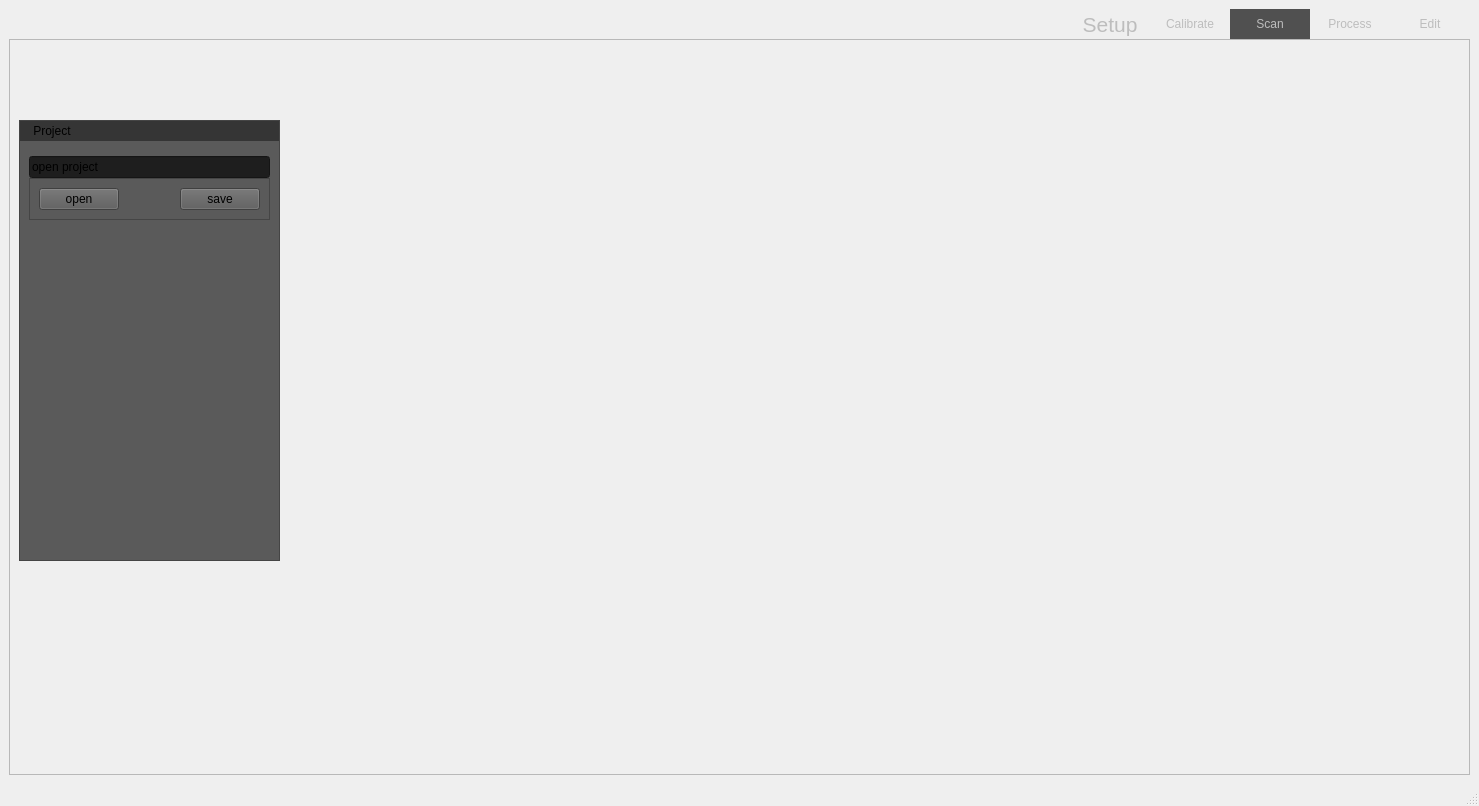
<?xml version="1.0" encoding="UTF-8"?>
<ui version="4.0">
 <class>SwagGUI</class>
 <widget class="QMainWindow" name="SwagGUI">
  <property name="geometry">
   <rect>
    <x>0</x>
    <y>0</y>
    <width>1479</width>
    <height>806</height>
   </rect>
  </property>
  <property name="windowTitle">
   <string>MainWindow</string>
  </property>
  <widget class="QWidget" name="centralwidget">
   <layout class="QVBoxLayout" name="verticalLayout">
    <property name="spacing">
     <number>0</number>
    </property>
    <item>
     <widget class="QFrame" name="menu_frame">
      <property name="minimumSize">
       <size>
        <width>30</width>
        <height>0</height>
       </size>
      </property>
      <property name="maximumSize">
       <size>
        <width>16777215</width>
        <height>30</height>
       </size>
      </property>
      <property name="focusPolicy">
       <enum>Qt::NoFocus</enum>
      </property>
      <property name="frameShape">
       <enum>QFrame::NoFrame</enum>
      </property>
      <property name="frameShadow">
       <enum>QFrame::Plain</enum>
      </property>
      <property name="lineWidth">
       <number>0</number>
      </property>
      <layout class="QHBoxLayout" name="horizontalLayout_8">
       <property name="spacing">
        <number>0</number>
       </property>
       <property name="sizeConstraint">
        <enum>QLayout::SetDefaultConstraint</enum>
       </property>
       <property name="leftMargin">
        <number>0</number>
       </property>
       <property name="topMargin">
        <number>0</number>
       </property>
       <property name="rightMargin">
        <number>0</number>
       </property>
       <property name="bottomMargin">
        <number>0</number>
       </property>
       <item>
        <spacer name="horizontalSpacer">
         <property name="orientation">
          <enum>Qt::Horizontal</enum>
         </property>
         <property name="sizeHint" stdset="0">
          <size>
           <width>928</width>
           <height>20</height>
          </size>
         </property>
        </spacer>
       </item>
       <item>
        <widget class="QPushButton" name="setupMenuButton">
         <property name="sizePolicy">
          <sizepolicy hsizetype="Minimum" vsizetype="Expanding">
           <horstretch>0</horstretch>
           <verstretch>0</verstretch>
          </sizepolicy>
         </property>
         <property name="minimumSize">
          <size>
           <width>80</width>
           <height>0</height>
          </size>
         </property>
         <property name="maximumSize">
          <size>
           <width>80</width>
           <height>16000</height>
          </size>
         </property>
         <property name="font">
          <font>
           <family>.AppleSystemUIFont</family>
           <pointsize>16</pointsize>
           <weight>50</weight>
           <italic>false</italic>
           <bold>false</bold>
          </font>
         </property>
         <property name="autoFillBackground">
          <bool>false</bool>
         </property>
         <property name="styleSheet">
          <string notr="true">
QPushButton {   

	border:none;
	font: 16pt &quot;.AppleSystemUIFont&quot;;
color:rgb(189,189,189);
                }   
                QPushButton:checked{
                    background-color: rgb(80, 80, 80);
                }
                QPushButton:hover{  
                    background-color: grey; 
                }  </string>
         </property>
         <property name="text">
          <string>Setup</string>
         </property>
         <property name="iconSize">
          <size>
           <width>0</width>
           <height>0</height>
          </size>
         </property>
         <property name="checkable">
          <bool>true</bool>
         </property>
         <attribute name="buttonGroup">
          <string notr="true">menuButtonsGroup</string>
         </attribute>
        </widget>
       </item>
       <item>
        <widget class="QPushButton" name="calibrateMenuButton">
         <property name="sizePolicy">
          <sizepolicy hsizetype="Minimum" vsizetype="Expanding">
           <horstretch>0</horstretch>
           <verstretch>0</verstretch>
          </sizepolicy>
         </property>
         <property name="minimumSize">
          <size>
           <width>80</width>
           <height>0</height>
          </size>
         </property>
         <property name="maximumSize">
          <size>
           <width>80</width>
           <height>16777215</height>
          </size>
         </property>
         <property name="styleSheet">
          <string notr="true">
QPushButton {   

	border:none;
	font: 16pt &quot;.AppleSystemUIFont&quot;;
color:rgb(189,189,189);
                }   
                QPushButton:checked{
                    background-color: rgb(80, 80, 80);
                }
                QPushButton:hover{  
                    background-color: grey; 
                }  </string>
         </property>
         <property name="text">
          <string>Calibrate</string>
         </property>
         <property name="checkable">
          <bool>true</bool>
         </property>
         <property name="checked">
          <bool>false</bool>
         </property>
         <attribute name="buttonGroup">
          <string notr="true">menuButtonsGroup</string>
         </attribute>
        </widget>
       </item>
       <item>
        <widget class="QPushButton" name="scanMenuButton">
         <property name="sizePolicy">
          <sizepolicy hsizetype="Minimum" vsizetype="Expanding">
           <horstretch>0</horstretch>
           <verstretch>0</verstretch>
          </sizepolicy>
         </property>
         <property name="minimumSize">
          <size>
           <width>80</width>
           <height>0</height>
          </size>
         </property>
         <property name="maximumSize">
          <size>
           <width>80</width>
           <height>16777215</height>
          </size>
         </property>
         <property name="styleSheet">
          <string notr="true">
QPushButton {   

	border:none;
	font: 16pt &quot;.AppleSystemUIFont&quot;;
color:rgb(189,189,189);
                }   
                QPushButton:checked{
                    background-color: rgb(80, 80, 80);
                }
                QPushButton:hover{  
                    background-color: grey; 
                }  </string>
         </property>
         <property name="text">
          <string>Scan</string>
         </property>
         <property name="checkable">
          <bool>true</bool>
         </property>
         <property name="checked">
          <bool>true</bool>
         </property>
         <attribute name="buttonGroup">
          <string notr="true">menuButtonsGroup</string>
         </attribute>
        </widget>
       </item>
       <item>
        <widget class="QPushButton" name="processMenuButton">
         <property name="sizePolicy">
          <sizepolicy hsizetype="Minimum" vsizetype="Expanding">
           <horstretch>0</horstretch>
           <verstretch>0</verstretch>
          </sizepolicy>
         </property>
         <property name="minimumSize">
          <size>
           <width>80</width>
           <height>0</height>
          </size>
         </property>
         <property name="maximumSize">
          <size>
           <width>80</width>
           <height>16777215</height>
          </size>
         </property>
         <property name="styleSheet">
          <string notr="true">
QPushButton {   

	border:none;
	font: 16pt &quot;.AppleSystemUIFont&quot;;
color:rgb(189,189,189);
                }   
                QPushButton:checked{
                    background-color: rgb(80, 80, 80);
                }
                QPushButton:hover{  
                    background-color: grey; 
                }  </string>
         </property>
         <property name="text">
          <string>Process</string>
         </property>
         <property name="checkable">
          <bool>true</bool>
         </property>
         <attribute name="buttonGroup">
          <string notr="true">menuButtonsGroup</string>
         </attribute>
        </widget>
       </item>
       <item>
        <widget class="QPushButton" name="editMenuButton">
         <property name="sizePolicy">
          <sizepolicy hsizetype="Minimum" vsizetype="Expanding">
           <horstretch>0</horstretch>
           <verstretch>0</verstretch>
          </sizepolicy>
         </property>
         <property name="minimumSize">
          <size>
           <width>80</width>
           <height>0</height>
          </size>
         </property>
         <property name="maximumSize">
          <size>
           <width>80</width>
           <height>16777215</height>
          </size>
         </property>
         <property name="styleSheet">
          <string notr="true">
QPushButton {   

	border:none;
	font: 16pt &quot;.AppleSystemUIFont&quot;;
color:rgb(189,189,189);
                }   
                QPushButton:checked{
                    background-color: rgb(80, 80, 80);
                }
                QPushButton:hover{  
                    background-color: grey; 
                }  </string>
         </property>
         <property name="text">
          <string>Edit</string>
         </property>
         <property name="checkable">
          <bool>true</bool>
         </property>
         <attribute name="buttonGroup">
          <string notr="true">menuButtonsGroup</string>
         </attribute>
        </widget>
       </item>
      </layout>
     </widget>
    </item>
    <item>
     <widget class="QFrame" name="contentFrame">
      <property name="frameShape">
       <enum>QFrame::StyledPanel</enum>
      </property>
      <property name="frameShadow">
       <enum>QFrame::Raised</enum>
      </property>
      <layout class="QHBoxLayout" name="horizontalLayout">
       <property name="topMargin">
        <number>0</number>
       </property>
       <item>
        <widget class="QStackedWidget" name="leftStack">
         <property name="maximumSize">
          <size>
           <width>300</width>
           <height>16777215</height>
          </size>
         </property>
         <property name="currentIndex">
          <number>4</number>
         </property>
         <widget class="QWidget" name="setupPage">
          <layout class="QVBoxLayout" name="verticalLayout_6">
           <item>
            <widget class="QFrame" name="moveByFrame">
             <property name="frameShape">
              <enum>QFrame::StyledPanel</enum>
             </property>
             <property name="frameShadow">
              <enum>QFrame::Raised</enum>
             </property>
             <layout class="QHBoxLayout" name="horizontalLayout_5">
              <item>
               <widget class="QLabel" name="moveByNameLabel">
                <property name="text">
                 <string>Move By</string>
                </property>
               </widget>
              </item>
              <item>
               <widget class="QLineEdit" name="moveByEdit">
                <property name="text">
                 <string>0</string>
                </property>
               </widget>
              </item>
             </layout>
            </widget>
           </item>
           <item>
            <widget class="QFrame" name="moveToFrame">
             <property name="frameShape">
              <enum>QFrame::StyledPanel</enum>
             </property>
             <property name="frameShadow">
              <enum>QFrame::Raised</enum>
             </property>
             <layout class="QHBoxLayout" name="horizontalLayout_6">
              <item>
               <widget class="QLabel" name="moveToNameLabel">
                <property name="text">
                 <string>Move To</string>
                </property>
               </widget>
              </item>
              <item>
               <widget class="QLineEdit" name="moveToEdit">
                <property name="text">
                 <string>0</string>
                </property>
               </widget>
              </item>
             </layout>
            </widget>
           </item>
           <item>
            <spacer name="verticalSpacer_4">
             <property name="orientation">
              <enum>Qt::Vertical</enum>
             </property>
             <property name="sizeHint" stdset="0">
              <size>
               <width>20</width>
               <height>40</height>
              </size>
             </property>
            </spacer>
           </item>
           <item>
            <widget class="QFrame" name="homeMoveFrame">
             <property name="frameShape">
              <enum>QFrame::NoFrame</enum>
             </property>
             <property name="frameShadow">
              <enum>QFrame::Raised</enum>
             </property>
             <layout class="QHBoxLayout" name="horizontalLayout_7">
              <property name="bottomMargin">
               <number>0</number>
              </property>
              <item>
               <widget class="QPushButton" name="setHomeButton">
                <property name="text">
                 <string>set home</string>
                </property>
               </widget>
              </item>
              <item>
               <widget class="QPushButton" name="moveButton">
                <property name="text">
                 <string>move</string>
                </property>
               </widget>
              </item>
             </layout>
            </widget>
           </item>
          </layout>
         </widget>
         <widget class="QWidget" name="calibratePage">
          <layout class="QVBoxLayout" name="verticalLayout_7">
           <item>
            <widget class="QFrame" name="calNameInputFrame">
             <property name="sizePolicy">
              <sizepolicy hsizetype="Preferred" vsizetype="Preferred">
               <horstretch>0</horstretch>
               <verstretch>0</verstretch>
              </sizepolicy>
             </property>
             <property name="maximumSize">
              <size>
               <width>16777215</width>
               <height>1677215</height>
              </size>
             </property>
             <property name="frameShape">
              <enum>QFrame::StyledPanel</enum>
             </property>
             <layout class="QHBoxLayout" name="horizontalLayout_2">
              <item>
               <widget class="QLabel" name="calNameLabel">
                <property name="text">
                 <string>Calibration Name</string>
                </property>
               </widget>
              </item>
              <item>
               <widget class="QLineEdit" name="calNameEdit"/>
              </item>
             </layout>
            </widget>
           </item>
           <item>
            <widget class="CalibrationDropdownBasic" name="calDropdownBasic"/>
           </item>
           <item>
            <spacer name="verticalSpacer">
             <property name="orientation">
              <enum>Qt::Vertical</enum>
             </property>
             <property name="sizeHint" stdset="0">
              <size>
               <width>20</width>
               <height>40</height>
              </size>
             </property>
            </spacer>
           </item>
           <item>
            <widget class="QPushButton" name="runCalButton">
             <property name="text">
              <string>Run Calibration</string>
             </property>
            </widget>
           </item>
          </layout>
         </widget>
         <widget class="QWidget" name="scanPage">
          <layout class="QVBoxLayout" name="verticalLayout_8">
           <item>
            <widget class="QFrame" name="scanInputFrame">
             <property name="frameShape">
              <enum>QFrame::StyledPanel</enum>
             </property>
             <property name="frameShadow">
              <enum>QFrame::Raised</enum>
             </property>
             <property name="lineWidth">
              <number>0</number>
             </property>
             <layout class="QHBoxLayout" name="horizontalLayout_3">
              <item>
               <widget class="QLabel" name="scanNameLabel">
                <property name="text">
                 <string>Scan Name</string>
                </property>
               </widget>
              </item>
              <item>
               <widget class="QLineEdit" name="scanNameEdit"/>
              </item>
             </layout>
            </widget>
           </item>
           <item>
            <widget class="ScanDropdownBasic" name="scanDropdownBasic"/>
           </item>
           <item>
            <spacer name="verticalSpacer_2">
             <property name="orientation">
              <enum>Qt::Vertical</enum>
             </property>
             <property name="sizeHint" stdset="0">
              <size>
               <width>20</width>
               <height>40</height>
              </size>
             </property>
            </spacer>
           </item>
           <item>
            <widget class="QPushButton" name="runScanButton">
             <property name="text">
              <string>Run Scan</string>
             </property>
            </widget>
           </item>
          </layout>
         </widget>
         <widget class="QWidget" name="processPage">
          <layout class="QVBoxLayout" name="verticalLayout_9">
           <item>
            <widget class="QFrame" name="processInputFrame">
             <property name="frameShape">
              <enum>QFrame::StyledPanel</enum>
             </property>
             <property name="frameShadow">
              <enum>QFrame::Raised</enum>
             </property>
             <layout class="QHBoxLayout" name="horizontalLayout_4">
              <item>
               <widget class="QLabel" name="processNameLabel">
                <property name="text">
                 <string>Scan Name</string>
                </property>
               </widget>
              </item>
              <item>
               <widget class="QLineEdit" name="processNameEdit"/>
              </item>
             </layout>
            </widget>
           </item>
           <item>
            <spacer name="verticalSpacer_3">
             <property name="orientation">
              <enum>Qt::Vertical</enum>
             </property>
             <property name="sizeHint" stdset="0">
              <size>
               <width>20</width>
               <height>40</height>
              </size>
             </property>
            </spacer>
           </item>
           <item>
            <widget class="QPushButton" name="runProcessButton">
             <property name="text">
              <string>Run Processing</string>
             </property>
            </widget>
           </item>
          </layout>
         </widget>
         <widget class="QWidget" name="editPage">
          <widget class="QFrame" name="frame">
           <property name="geometry">
            <rect>
             <x>0</x>
             <y>80</y>
             <width>261</width>
             <height>441</height>
            </rect>
           </property>
           <property name="styleSheet">
            <string notr="true">background-color: rgb(90, 90, 90);</string>
           </property>
           <property name="frameShape">
            <enum>QFrame::StyledPanel</enum>
           </property>
           <property name="frameShadow">
            <enum>QFrame::Sunken</enum>
           </property>
           <property name="lineWidth">
            <number>1</number>
           </property>
           <layout class="QVBoxLayout" name="verticalLayout_2">
            <property name="leftMargin">
             <number>0</number>
            </property>
            <property name="topMargin">
             <number>0</number>
            </property>
            <property name="rightMargin">
             <number>0</number>
            </property>
            <item>
             <widget class="QLabel" name="label">
              <property name="minimumSize">
               <size>
                <width>0</width>
                <height>20</height>
               </size>
              </property>
              <property name="maximumSize">
               <size>
                <width>16777215</width>
                <height>20</height>
               </size>
              </property>
              <property name="styleSheet">
               <string notr="true">background-color:rgb(53,53,53);</string>
              </property>
              <property name="text">
               <string>    Project</string>
              </property>
             </widget>
            </item>
            <item>
             <widget class="QFrame" name="frame_2">
              <property name="frameShape">
               <enum>QFrame::NoFrame</enum>
              </property>
              <property name="frameShadow">
               <enum>QFrame::Plain</enum>
              </property>
              <property name="lineWidth">
               <number>0</number>
              </property>
              <layout class="QVBoxLayout" name="verticalLayout_3">
               <property name="spacing">
                <number>0</number>
               </property>
               <item>
                <widget class="QLineEdit" name="lineEdit">
                 <property name="styleSheet">
                  <string notr="true">background-color: rgb(30, 30, 30);</string>
                 </property>
                 <property name="text">
                  <string>open project</string>
                 </property>
                </widget>
               </item>
               <item>
                <widget class="QFrame" name="projectButtonsFrame">
                 <property name="frameShape">
                  <enum>QFrame::StyledPanel</enum>
                 </property>
                 <property name="frameShadow">
                  <enum>QFrame::Raised</enum>
                 </property>
                 <layout class="QHBoxLayout" name="horizontalLayout_9">
                  <item>
                   <widget class="QPushButton" name="openProjectButton">
                    <property name="text">
                     <string>open</string>
                    </property>
                   </widget>
                  </item>
                  <item>
                   <spacer name="horizontalSpacer_2">
                    <property name="orientation">
                     <enum>Qt::Horizontal</enum>
                    </property>
                    <property name="sizeHint" stdset="0">
                     <size>
                      <width>40</width>
                      <height>20</height>
                     </size>
                    </property>
                   </spacer>
                  </item>
                  <item>
                   <widget class="QPushButton" name="saveProjectButton">
                    <property name="text">
                     <string>save</string>
                    </property>
                   </widget>
                  </item>
                 </layout>
                </widget>
               </item>
              </layout>
             </widget>
            </item>
            <item>
             <spacer name="verticalSpacer_5">
              <property name="orientation">
               <enum>Qt::Vertical</enum>
              </property>
              <property name="sizeHint" stdset="0">
               <size>
                <width>20</width>
                <height>40</height>
               </size>
              </property>
             </spacer>
            </item>
           </layout>
          </widget>
         </widget>
        </widget>
       </item>
       <item>
        <widget class="QVTKWidget" name="cloud_viewer">
         <property name="sizePolicy">
          <sizepolicy hsizetype="Expanding" vsizetype="Expanding">
           <horstretch>0</horstretch>
           <verstretch>0</verstretch>
          </sizepolicy>
         </property>
         <property name="minimumSize">
          <size>
           <width>650</width>
           <height>300</height>
          </size>
         </property>
        </widget>
       </item>
      </layout>
     </widget>
    </item>
   </layout>
  </widget>
  <widget class="QMenuBar" name="menubar">
   <property name="geometry">
    <rect>
     <x>0</x>
     <y>0</y>
     <width>1479</width>
     <height>22</height>
    </rect>
   </property>
  </widget>
  <widget class="QStatusBar" name="statusbar"/>
  <action name="actionCalibration">
   <property name="text">
    <string>Calibration</string>
   </property>
  </action>
 </widget>
 <customwidgets>
  <customwidget>
   <class>CalibrationDropdownBasic</class>
   <extends>QWidget</extends>
   <header>CalibrationDropdownBasic.h</header>
   <container>1</container>
  </customwidget>
  <customwidget>
   <class>QVTKWidget</class>
   <extends>QWidget</extends>
   <header>QVTKWidget.h</header>
  </customwidget>
  <customwidget>
   <class>ScanDropdownBasic</class>
   <extends>QWidget</extends>
   <header>ScanDropdownBasic.h</header>
   <container>1</container>
  </customwidget>
 </customwidgets>
 <resources/>
 <connections/>
 <buttongroups>
  <buttongroup name="menuButtonsGroup"/>
 </buttongroups>
</ui>
